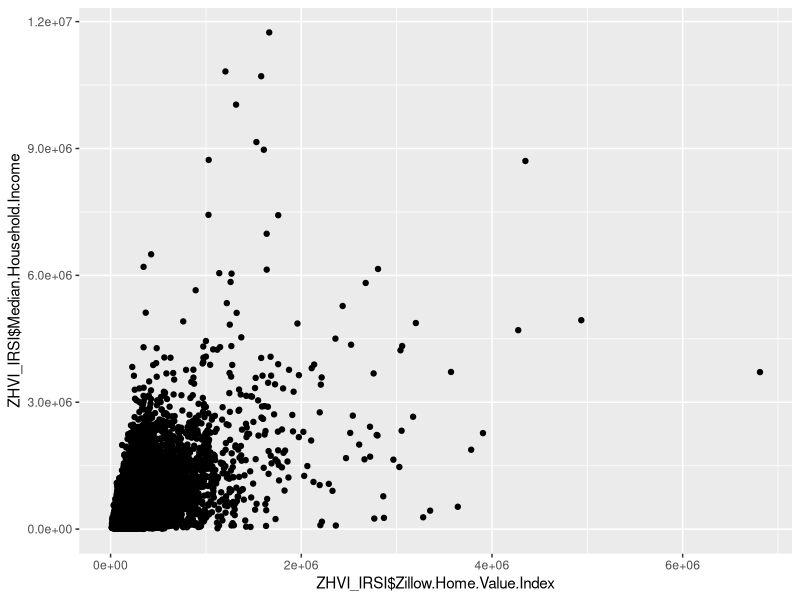

This figure's R source:
# Get Working Directory of the current project
getwd()

# Set Working Directory where the file resides'
setwd("F:/Janaki & Venky/Data Science/Capstone-Project")

# Load packages
library(ggplot2)
library(dplyr)

# Data Import to R and create the dataframe.
ZHVI_IRSI <- read.csv("ZHVI_IRSI.csv")
str(ZHVI_IRSI)
View(ZHVI_IRSI)

# Plot a scatter plot
 ggplot(ZHVI_IRSI, aes(x = ZHVI_IRSI$Zillow.Home.Value.Index, y = ZHVI_IRSI$Median.Household.Income)) +
   geom_point()
 
 

